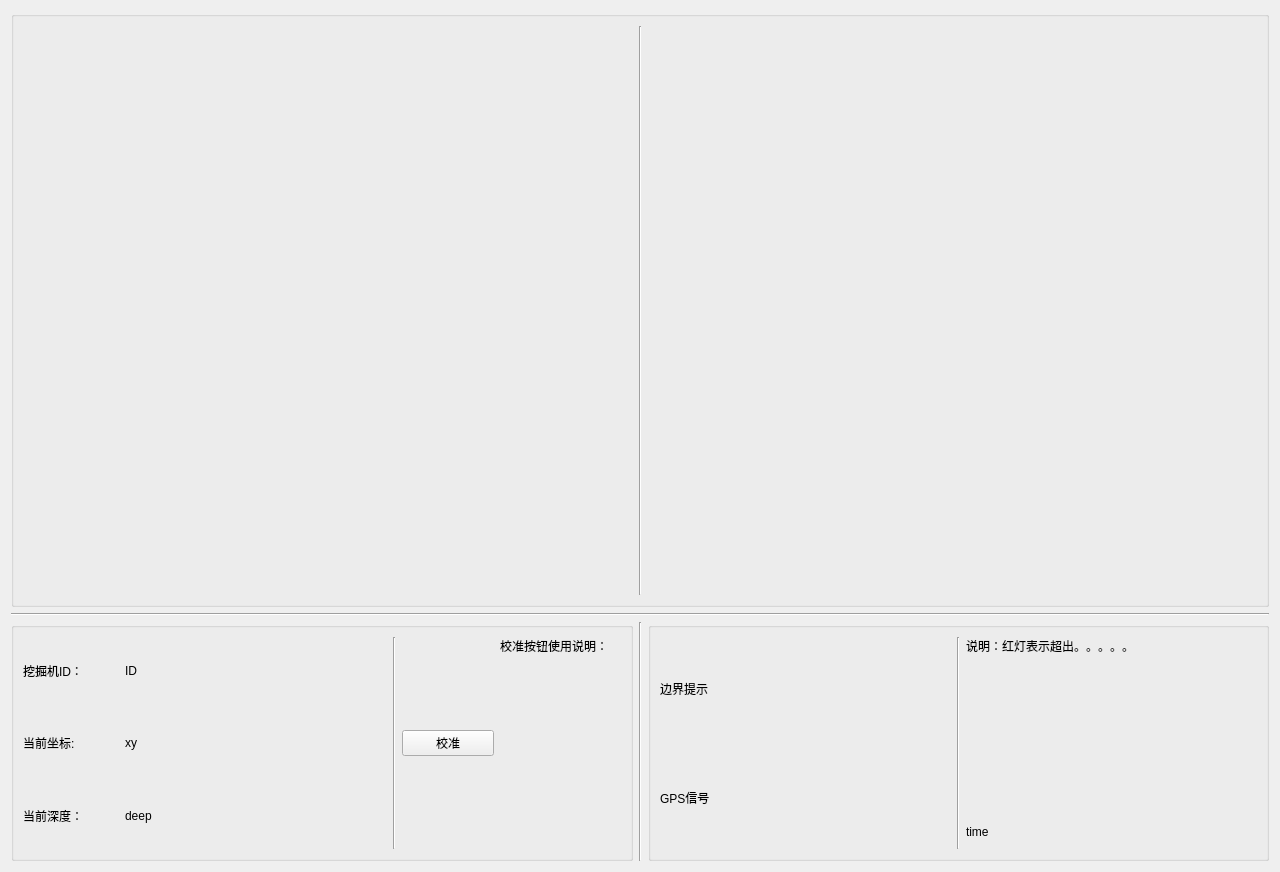
<?xml version="1.0" encoding="UTF-8"?>
<ui version="4.0">
 <class>Digger</class>
 <widget class="QWidget" name="Digger">
  <property name="geometry">
   <rect>
    <x>0</x>
    <y>0</y>
    <width>1280</width>
    <height>872</height>
   </rect>
  </property>
  <property name="windowTitle">
   <string>挖掘机·</string>
  </property>
  <layout class="QVBoxLayout" name="verticalLayout_4" stretch="5,1,2">
   <item>
    <widget class="QGroupBox" name="groupBox">
     <property name="title">
      <string/>
     </property>
     <layout class="QHBoxLayout" name="horizontalLayout_6">
      <item>
       <layout class="QHBoxLayout" name="horizontalLayout">
        <item>
         <widget class="QLabel" name="leftLabel">
          <property name="text">
           <string/>
          </property>
          <property name="alignment">
           <set>Qt::AlignCenter</set>
          </property>
         </widget>
        </item>
        <item>
         <widget class="Line" name="line">
          <property name="orientation">
           <enum>Qt::Vertical</enum>
          </property>
         </widget>
        </item>
        <item>
         <widget class="QLabel" name="rightLabel">
          <property name="text">
           <string/>
          </property>
          <property name="alignment">
           <set>Qt::AlignCenter</set>
          </property>
         </widget>
        </item>
       </layout>
      </item>
     </layout>
    </widget>
   </item>
   <item>
    <widget class="Line" name="line_2">
     <property name="orientation">
      <enum>Qt::Horizontal</enum>
     </property>
    </widget>
   </item>
   <item>
    <layout class="QHBoxLayout" name="horizontalLayout_9" stretch="5,0,5">
     <item>
      <widget class="QGroupBox" name="groupBox_2">
       <property name="title">
        <string/>
       </property>
       <layout class="QHBoxLayout" name="horizontalLayout_8">
        <item>
         <layout class="QHBoxLayout" name="horizontalLayout_3" stretch="9,1,2,3">
          <item>
           <layout class="QVBoxLayout" name="verticalLayout_2">
            <item>
             <layout class="QHBoxLayout" name="horizontalLayout_4" stretch="10,1,30">
              <item>
               <widget class="QLabel" name="diggerID_label">
                <property name="styleSheet">
                 <string notr="true">font: 75 9pt &quot;微软雅黑&quot;;
font: 14pt &quot;微软雅黑&quot;;</string>
                </property>
                <property name="text">
                 <string>挖掘机ID：</string>
                </property>
               </widget>
              </item>
              <item>
               <spacer name="horizontalSpacer_3">
                <property name="orientation">
                 <enum>Qt::Horizontal</enum>
                </property>
                <property name="sizeHint" stdset="0">
                 <size>
                  <width>40</width>
                  <height>20</height>
                 </size>
                </property>
               </spacer>
              </item>
              <item>
               <widget class="QLabel" name="diggerID">
                <property name="styleSheet">
                 <string notr="true">font: 12pt &quot;Consolas&quot;;</string>
                </property>
                <property name="text">
                 <string>ID</string>
                </property>
               </widget>
              </item>
             </layout>
            </item>
            <item>
             <layout class="QHBoxLayout" name="horizontalLayout_5" stretch="10,1,30">
              <item>
               <widget class="QLabel" name="nowcoordinate">
                <property name="styleSheet">
                 <string notr="true">font: 75 9pt &quot;微软雅黑&quot;;
font: 14pt &quot;微软雅黑&quot;;</string>
                </property>
                <property name="text">
                 <string>当前坐标:</string>
                </property>
               </widget>
              </item>
              <item>
               <spacer name="horizontalSpacer_4">
                <property name="orientation">
                 <enum>Qt::Horizontal</enum>
                </property>
                <property name="sizeHint" stdset="0">
                 <size>
                  <width>40</width>
                  <height>20</height>
                 </size>
                </property>
               </spacer>
              </item>
              <item>
               <widget class="QLabel" name="nowXY">
                <property name="styleSheet">
                 <string notr="true">
font: 12pt &quot;Consolas&quot;;</string>
                </property>
                <property name="text">
                 <string>xy</string>
                </property>
               </widget>
              </item>
             </layout>
            </item>
            <item>
             <layout class="QHBoxLayout" name="horizontalLayout_7" stretch="10,1,30">
              <item>
               <widget class="QLabel" name="now_deep_label">
                <property name="styleSheet">
                 <string notr="true">font: 75 9pt &quot;微软雅黑&quot;;
font: 14pt &quot;微软雅黑&quot;;</string>
                </property>
                <property name="text">
                 <string>当前深度：</string>
                </property>
               </widget>
              </item>
              <item>
               <spacer name="horizontalSpacer_5">
                <property name="orientation">
                 <enum>Qt::Horizontal</enum>
                </property>
                <property name="sizeHint" stdset="0">
                 <size>
                  <width>40</width>
                  <height>20</height>
                 </size>
                </property>
               </spacer>
              </item>
              <item>
               <widget class="QLabel" name="now_deep">
                <property name="styleSheet">
                 <string notr="true">font: 12pt &quot;Consolas&quot;;</string>
                </property>
                <property name="text">
                 <string>deep</string>
                </property>
               </widget>
              </item>
             </layout>
            </item>
           </layout>
          </item>
          <item>
           <widget class="Line" name="line_5">
            <property name="orientation">
             <enum>Qt::Vertical</enum>
            </property>
           </widget>
          </item>
          <item>
           <widget class="QPushButton" name="calibration_button">
            <property name="enabled">
             <bool>true</bool>
            </property>
            <property name="minimumSize">
             <size>
              <width>92</width>
              <height>0</height>
             </size>
            </property>
            <property name="text">
             <string>校准</string>
            </property>
           </widget>
          </item>
          <item>
           <widget class="QLabel" name="calibration_text">
            <property name="contextMenuPolicy">
             <enum>Qt::DefaultContextMenu</enum>
            </property>
            <property name="styleSheet">
             <string notr="true">font: 75 12pt &quot;微软雅黑&quot;;</string>
            </property>
            <property name="text">
             <string>校准按钮使用说明：</string>
            </property>
            <property name="alignment">
             <set>Qt::AlignLeading|Qt::AlignLeft|Qt::AlignTop</set>
            </property>
           </widget>
          </item>
         </layout>
        </item>
       </layout>
      </widget>
     </item>
     <item>
      <widget class="Line" name="line_4">
       <property name="orientation">
        <enum>Qt::Vertical</enum>
       </property>
      </widget>
     </item>
     <item>
      <widget class="QGroupBox" name="groupBox_3">
       <property name="title">
        <string/>
       </property>
       <layout class="QHBoxLayout" name="horizontalLayout_2">
        <item>
         <layout class="QVBoxLayout" name="verticalLayout">
          <item>
           <widget class="QLabel" name="border_warning">
            <property name="styleSheet">
             <string notr="true">font: 75 9pt &quot;微软雅黑&quot;;
font: 14pt &quot;微软雅黑&quot;;</string>
            </property>
            <property name="text">
             <string>边界提示</string>
            </property>
           </widget>
          </item>
          <item>
           <widget class="QLabel" name="gps_warning">
            <property name="styleSheet">
             <string notr="true">font: 75 9pt &quot;微软雅黑&quot;;
font: 14pt &quot;微软雅黑&quot;;</string>
            </property>
            <property name="text">
             <string>GPS信号</string>
            </property>
           </widget>
          </item>
         </layout>
        </item>
        <item>
         <widget class="Line" name="line_3">
          <property name="orientation">
           <enum>Qt::Vertical</enum>
          </property>
         </widget>
        </item>
        <item>
         <layout class="QVBoxLayout" name="verticalLayout_3" stretch="5,1">
          <item>
           <widget class="QLabel" name="label">
            <property name="contextMenuPolicy">
             <enum>Qt::DefaultContextMenu</enum>
            </property>
            <property name="styleSheet">
             <string notr="true">font: 75 12pt &quot;微软雅黑&quot;;</string>
            </property>
            <property name="text">
             <string>说明：红灯表示超出。。。。。</string>
            </property>
            <property name="alignment">
             <set>Qt::AlignLeading|Qt::AlignLeft|Qt::AlignTop</set>
            </property>
           </widget>
          </item>
          <item>
           <widget class="QLabel" name="time">
            <property name="styleSheet">
             <string notr="true">font: 75 9pt &quot;微软雅黑&quot;;
font: 14pt &quot;微软雅黑&quot;;</string>
            </property>
            <property name="text">
             <string>time</string>
            </property>
           </widget>
          </item>
         </layout>
        </item>
       </layout>
      </widget>
     </item>
    </layout>
   </item>
  </layout>
 </widget>
 <resources/>
 <connections>
  <connection>
   <sender>calibration_button</sender>
   <signal>clicked()</signal>
   <receiver>calibration_text</receiver>
   <slot>show()</slot>
   <hints>
    <hint type="sourcelabel">
     <x>383</x>
     <y>740</y>
    </hint>
    <hint type="destinationlabel">
     <x>530</x>
     <y>738</y>
    </hint>
   </hints>
  </connection>
 </connections>
</ui>
